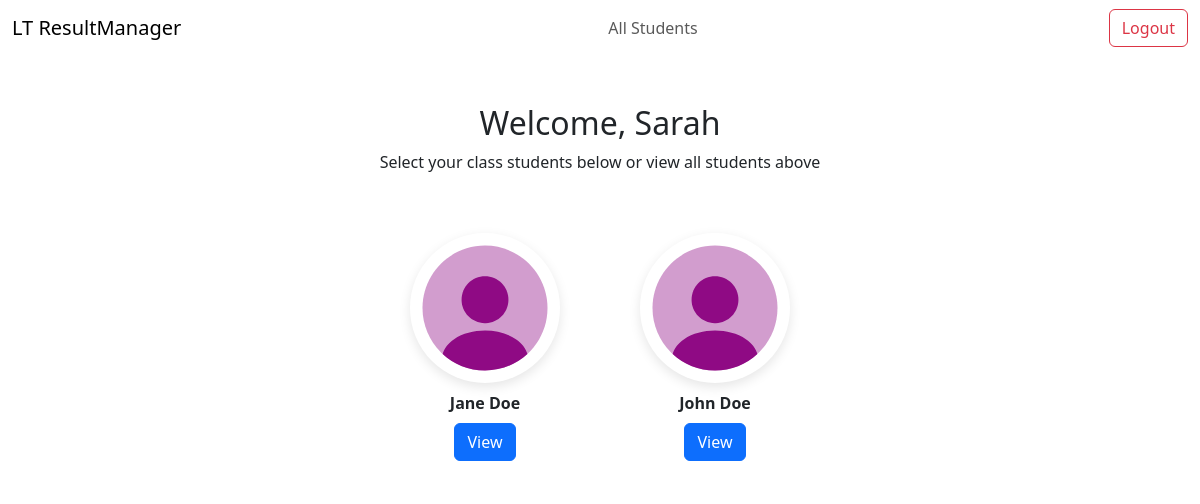
Before: /teachers/home (signed in) with the older database file.
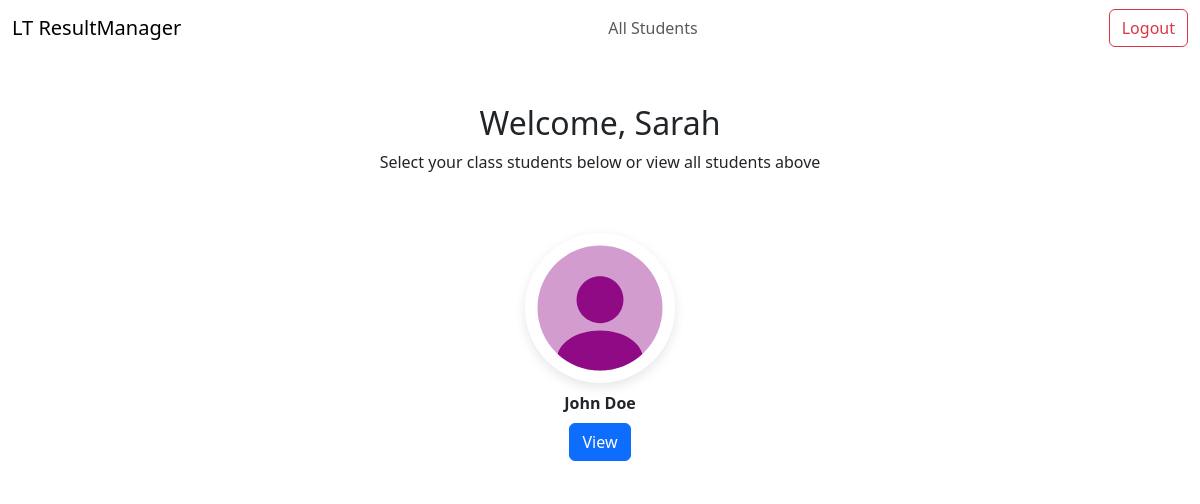
After: the same page with the newer database file.
### main/models.py (models this page shows, shortened)
class Student(models.Model):
    first_name = models.CharField(max_length=50)
    surname = models.CharField(max_length=50)
    dob = models.DateField(blank=True, null=True)
    grade = models.CharField(max_length=10, choices=GRADE_CHOICES)
    class_teacher = models.ForeignKey(
        "Teacher", on_delete=models.SET_NULL, null=True, related_name='class_students')
    subjects = models.ManyToManyField(
        "Subject", related_name='subject_students', blank=True)
    profile_pic = models.ImageField(
        upload_to='student_pics/', blank=True, null=True)

### main/views.py (the view)
# urls.py: path("teachers/home", views.teacher_home, name="teacher_home"),
@login_required
def teacher_home(request):
    try:
        teacher = Teacher.objects.get(user=request.user)
        students = Student.objects.filter(class_teacher=teacher)
    except Teacher.DoesNotExist:
        students = []
    return render(request, 'main/teacher_home.html', {
        'students': students
    })

### main/templates/main/teacher_home.html (shortened to what this page needs)
{% extends 'main/base.html' %}
{% load static %}
{% block content %}
<div class="container mt-5 text-center">
  <h2>Welcome, {{ request.user.username }}</h2>
  <p>Select your class students below or view all students above</p>
  {% if students %}
  <div class="student-card-grid mt-4">
    {% for student in students %}
    <div class="student-card">
      <img
        src="{% if student.profile_image %}{{ student.profile_image.url }}{% else %}{% static 'main/images/default_profile_image_2.svg' %}{% endif %}"
        class="student-image" alt="{{ student.first_name }} {{ student.surname }}">
      <div class="student-name mt-2">{{ student.first_name }} {{ student.surname }}</div>
      <a href="{% url 'student' student.id %}" class="btn btn-md btn-primary mt-2">View</a>
    </div>
    {% endfor %}
  </div>
  {% else %}
  <p>You don’t have any students assigned to your class.</p>
  {% endif %}
</div>
{% endblock %}

Changed rows visible on the page:
no longer on this page (row edited): Student: first_name "Jane", surname "Doe"
